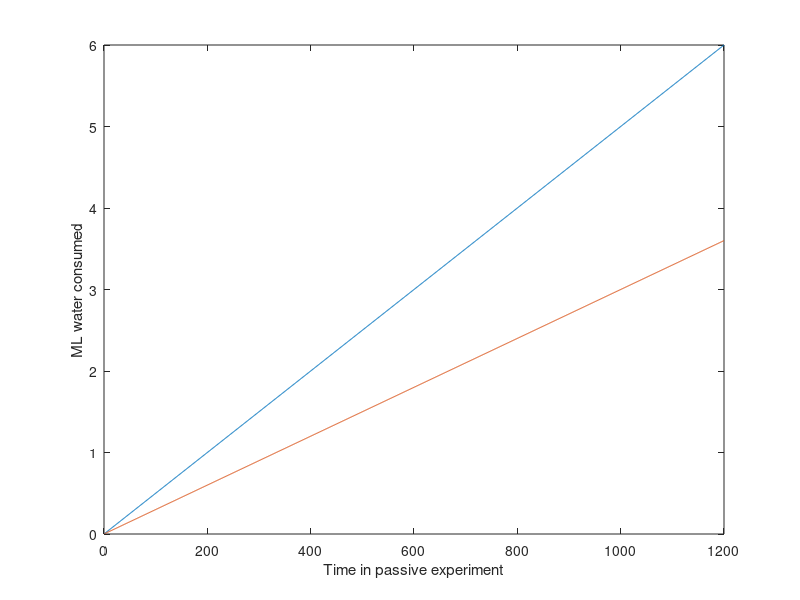

Source code (MATLAB):

seconds = 1:1200;

MLperMin_Steady = 0.3;

consumed_Steady = MLperMin_Steady/60*seconds;

figure(1); clf
plot(seconds,consumed_Steady)


flowRate_Pulse = 0.6;
timeOn  = 0.3;
timeOff = 1-timeOn;

MLperMin_Pulse = timeOn*flowRate_Pulse;
consumed_Pulse = MLperMin_Pulse/60*seconds;

hold on
plot(seconds,consumed_Pulse)

xlabel('Time in passive experiment')
ylabel('ML water consumed')




